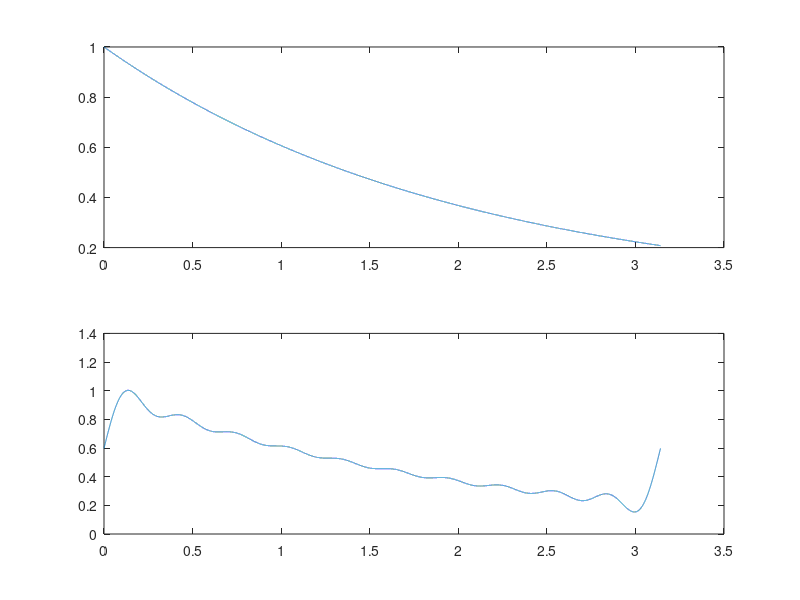
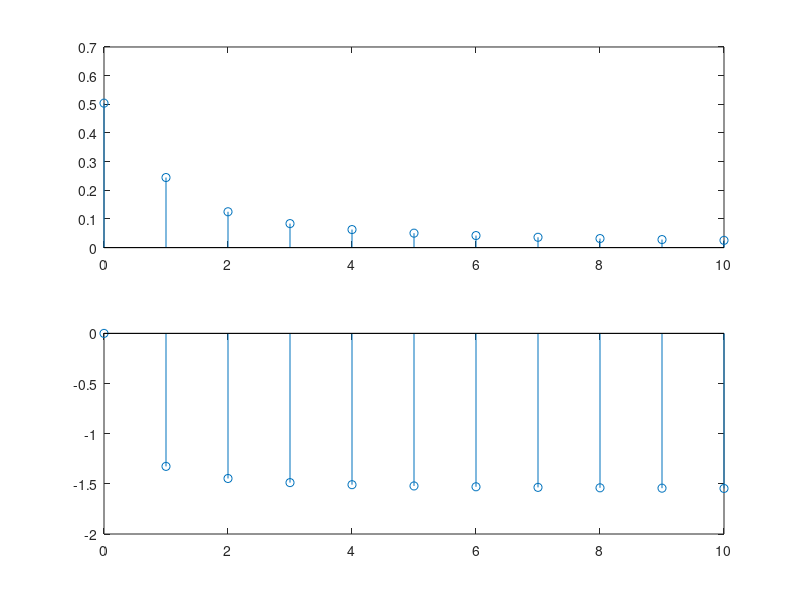

These charts were generated, in order, by the following MATLAB code:

close all;
%period
T0 = pi;
%fundamental frequency
f0 = 1/T0;
w0 = 2*pi*f0;

%Time 
%Change the start and end value to test for other values of t
t = 0:0.0001:pi;

%Original signal
g0 = exp(-t/2);

%Constant component
a0 = 0.504;

%Number of components
%Change this value to test for using more components
N = 10;
n = 1:N;

%Coefficient of the cosine component
an = (0.504 * 2) ./ (1 + 16 * n .* n);
%Coefficient of the sine component
bn = (0.504 * 8 * n) ./ (1 + 16 * n .* n);


%All components of the computed signal are initialized to zero
gt = zeros(size(t));

%Add the DC component
gt = gt + a0;

%Add the other components
for k = 1:N
    gt = gt + an(k) * cos (2 * k * t) + bn(k) * sin (2* k * t);
end

%Plot the original signal and the one constructed from the sinusoidal
%components
figure(1)
subplot(211);
plot(t,g0);
subplot(212);
plot(t,gt);


%Convert to compact form
cn = sqrt ( an .* an + bn .* bn);
%angle
tn = atan2(-1 * bn, an);
%Add the zero frequency component
cn = [a0 cn];
tn = [0 tn];
n = [0 n];


figure(2)
subplot(211)
stem(n,cn);
subplot(212)
stem(n,tn);
